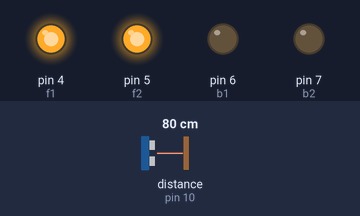
Bench run of a sketch on a simulated Arduino Uno, built with avr-gcc and run on an emulated ATmega328P. Parts: output pins drawn as LEDs (lit = HIGH). Wiring (inferred from the names in the program): ultrasonic range finder: trigger pin 9; echo pin 10. The inputs (shaded band) are chosen by the test bench; at power-on: distance to the obstacle (sensor on pin 10) 80 cm. The echo pulse lasts 58.3 µs per cm; pins used as bus, display or sensor lines are not drawn.

Above: at 0.1 s.
Timing chart, 0 to 1.6 s (numbered marks = the images above):
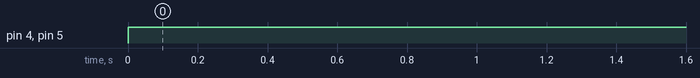

Measured:
- by itself, pin 4 (f1), pin 5 (f2): LOW → HIGH at 0.00 s

The sketch:

robomazw_v2.ino
```cpp
const int irr = 2;
const int irl = 3;
const int f1 = 4;
const int f2 = 5;
const int b1 = 6;
const int b2 = 7;
const int trigPin = 9;
const int echoPin = 10;
// defines variables
long duration;
int distance;

void setup() {
//Ir sensors
  pinMode(irr, INPUT);
  pinMode(irl, INPUT);
//Ultrasound
  pinMode(trigPin, OUTPUT); // Sets the trigPin as an Output
  pinMode(echoPin, INPUT); // Sets the echoPin as an Input
  Serial.begin(9600); // Starts the serial communication
//Motors
  pinMode(f1, OUTPUT);
  pinMode(f2, OUTPUT);
  pinMode(b1, OUTPUT);
  pinMode(b2, OUTPUT);
}

void loop() {
  digitalWrite(f1, HIGH);
  digitalWrite(f2, HIGH);
  // Clears the trigPin
  digitalWrite(trigPin, LOW);
  delayMicroseconds(2);
  // Sets the trigPin on HIGH state for 10 micro seconds
  digitalWrite(trigPin, HIGH);
  delayMicroseconds(10);
  digitalWrite(trigPin, LOW);
  // Reads the echoPin, returns the sound wave travel time in microseconds
  duration = pulseIn(echoPin, HIGH);
  // Calculating the distance
  distance= duration*0.034/2;
//  if (distance<6)
//  {
//     digitalWrite(6, HIGH);
//    digitalWrite(7, HIGH);
//
//    delay(590);
//    digitalWrite(6, LOW);
//    digitalWrite(7, LOW);
//  }
//  // Prints the distance on the Serial Monitor
//  Serial.print("Distance: ");
//  Serial.println(distance);
}
```
